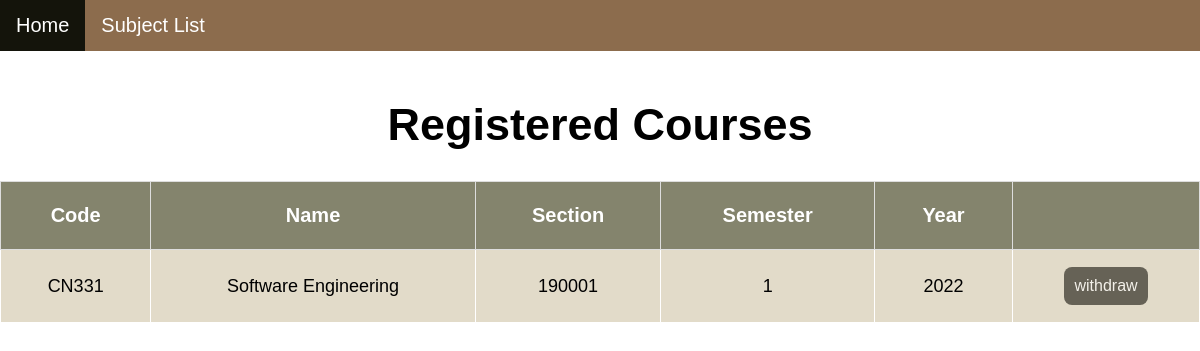
The page /booking/checksubreg/ (signed in) on the database as committed earlier.
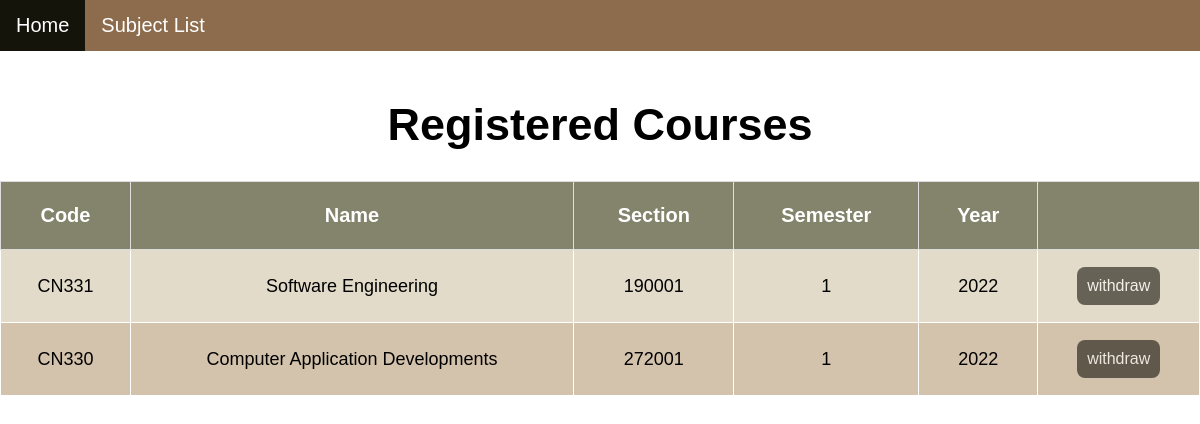
The same page on the database as committed later.
### booking/models.py (models this page shows, shortened)
class Booking(models.Model):
    user = models.ForeignKey(User, on_delete=models.CASCADE, default="")
    course_number = models.ForeignKey(Subject, on_delete=models.CASCADE, default="")

class Subject(models.Model):
    class_number = models.CharField(max_length=5, default="")
    subject_name = models.CharField(max_length=64, default="")
    section = models.CharField(max_length=10, default="")
    semester = models.CharField(max_length=10, default="")
    year = models.CharField(max_length=10, default="")
    seats = models.CharField(max_length=10, default="")

### booking/views.py (the view)
# urls.py: path('checksubreg/', views.checksubreg, name= 'checksubreg'),
def checksubreg(request):
    user = User.objects.get(pk=request.user.id)
    enrolled_subjects = Booking.objects.filter(user=user)
    return render(request,'booking/booking.html', {
        'subjects': enrolled_subjects,
    })

### booking/templates/booking/booking.html (shortened to what this page needs)
{% extends 'booking/layout.html' %}
{% block body %}
<!DOCTYPE html>
<html>
<head>
</head>
<body>
    <div class="topnav">
        <a class="active" href="{% url 'index' %}">Home</a>
        <a href="{% url 'booking:index' %}">Subject List</a>
    </div>
    <br>
    <div class= style="padding-left:16px">
        <center><h1>Registered Courses</h1></center>
        {% if subjects %}
        <table>
            <tr>
                <th>Code</th>
                <th>Name</th>
                <th>Section</th>
                <th>Semester</th>
                <th>Year</th>
                <th></th>
            </tr>
            {% for subject in subjects %}
            <tr>
                <td>{{ subject.course_number.class_number }}</td>
                <td>{{ subject.course_number.subject_name }}</td>
                <td>{{ subject.course_number.section }}</td>
                <td>{{ subject.course_number.semester }}</td>
                <td>{{ subject.course_number.year }}</td>
                <td>
                    <form action="{% url 'booking:withdraw' subject.course_number.id %}" method="post" >
                        <button class="button" type="submit">withdraw</button>
                    </form>
                </td>
            </tr>
            {% empty %}
                <p> No registered courese. </p>
            {% endfor %}
        </table>
    {% endif %}
    </div>
</body>
</html>
{% endblock %}

### booking/templates/booking/layout.html (shortened to what this page needs)
<!DOCTYPE html>
<html lang="en">
    <head>
    </head>
    <body>
        {% block body %}
        {% endblock %}
    </body>
</html>

### booking/templates/booking/booking.html (style rules this page uses)
body { margin: 0; font-family: Calibri, Helvetica, sans-serif; }
.topnav { overflow: hidden; background-color: #8c6c4d; }
.topnav a { float: left; color: white; text-align: center; padding: 14px 16px; text-decoration: none; font-size: 20px; }
.topnav a.active { background-color: #14140b; color: white; }
h1 { font-size: 45px; }
table { border-collapse: collapse; border-spacing: 0; width: 100%; border: 1px solid white; }
th { border: 1px solid #ddd; border-collapse: collapse; text-align: center; padding: 22px; background-color: #84846d; color: white; font-size: 20px; }
td { border: 1px solid white; border-collapse: collapse; text-align: center; padding: 16px; font-size: 18px; }
tr:nth-child(even) { background-color: #e2dbc9; }
tr:nth-child(odd) { background-color: #d4c3ac; }
.button { background-color: #14120b; border: none; border-radius: 8px; color: white; padding: 10px; text-align: center; font-size: 16px; margin: 1px; opacity: 0.6; transition: 0.3s; display: inline-block; text-decoration: none; cursor: pointer; }

Rows that differ between the two databases and show on the page:
added Booking: course_number.class_number "CN330", course_number.subject_name "Computer Application Developments", course_number.section "272001", course_number.semester "1", course_number.year "2022"
